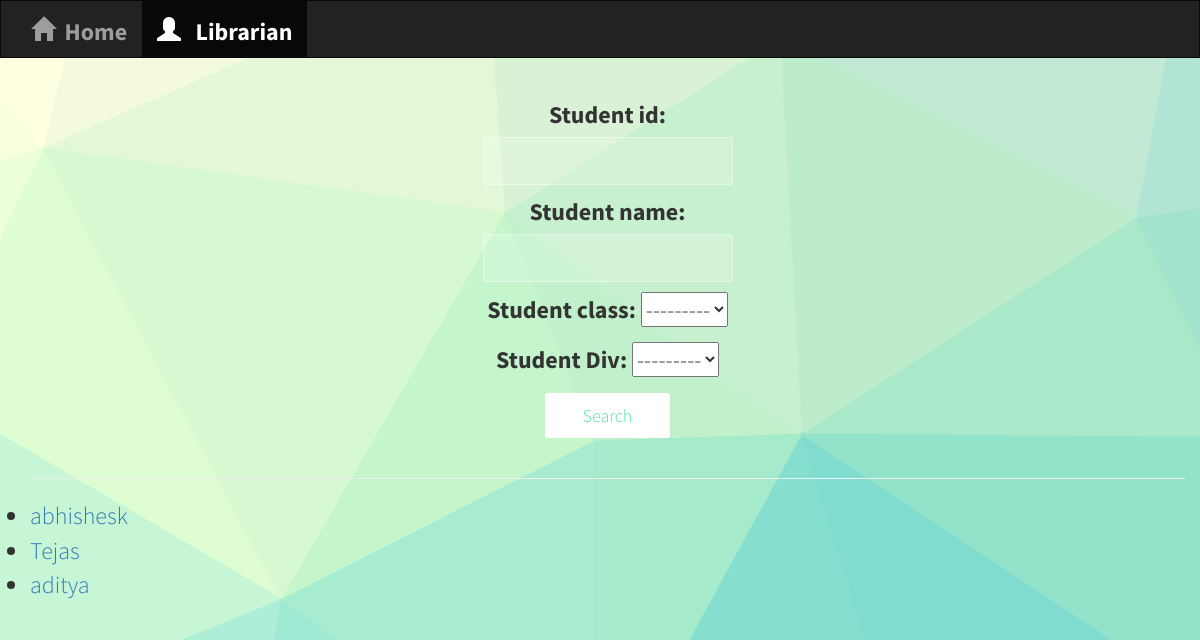
Screenshot of /librarian/student_search/ with the database file from the repository.
### librarian/models.py (models this page shows, shortened)
class Student(models.Model):
    student_name = models.CharField(max_length = 50)
    student_id = models.CharField(max_length=14)
    classes = (
        ('SE', 'SE'),
        ('TE', 'TE'),
        ('BE', 'BE'),
    )
    student_class=models.CharField(max_length=3, choices=classes,default='SE')
    Div = (
        ('A', 'A'),
        ('B', 'B'),
        ('C', 'C'),
    )
    student_Div=models.CharField(max_length=1, choices=Div,default='A')
    student_email = models.EmailField(max_length=254)
    student_phno = models.CharField(max_length = 15)
    fine=models.IntegerField(default=0)

### librarian/views.py (the view)
def Student_search(request):
    Student_list = Student.objects.all()
    Student_filter = StudentFilter(request.GET, queryset=Student_list)
    return render(request, 'librarian/Student_list_search.html', {'filter': Student_filter})

### librarian/templates/librarian/Student_list_search.html
{% extends 'base.html' %}
{% block content %}
<div align='center'>
  <form method="get">
    {{ filter.form.as_p }}
    <button type="submit">Search</button>
  </form>
 </div>
 <hr />
  <ul>
  {% for student in filter.qs %}
    <li><a href ="/librarian/students/{{ student.student_id }}/">{{student.student_name}}</a></li>
  {% endfor %}
  </ul>
{% endblock %}

### librarian/static/student/style.css (style rules this page uses)
body { background: white url("images/background1.jpg"); font-family: 'Source Sans Pro',sans-serif; font-size:24px; }

### librarian/static/student/base.css (style rules this page uses)
* { box-sizing: border-box; margin: 0; padding: 0; font-weight: 300; }
body { font-family: 'Source Sans Pro', sans-serif; font-weight: 300; }
form { padding: 20px 0; position: relative; z-index: 2; }
form input { outline: 0; border: 1px solid rgba(255, 255, 255, 0.4); background-color: rgba(255, 255, 255, 0.2); width: 250px; border-radius: 3px; padding: 10px 15px; margin: 0 auto 10px auto; display: block; text-align: center; font-size: 18px; color:#000000; font-weight: 300; }
button { outline: 0; background-color: white; border: 0; padding: 10px 15px; color: #53e3a6; border-radius: 3px; width: 125px; cursor: pointer; font-size: 18px; }

### librarian/templates/base.html (style rules this page uses)
html, body { height:100% }

### rows the page displays
Student: student_name "abhishesk"
Student: student_name "Tejas"
Student: student_name "aditya"
